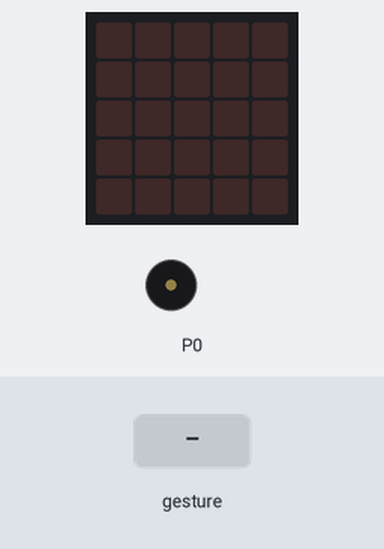
Simulated run of this program. Board: BBC micro:bit (MakeCode). Parts: the board's 5×5 LED display, buzzer (waves = sounding). The inputs (shaded band) are chosen by the test bench. Random numbers come from a fixed seed; a tilt is held for 1.5 s and a shake lasts 1 s, then the board lies face up again.

Above: at 1.2 s.
1.3 s: gesture 'shake'
At 2.3 s:
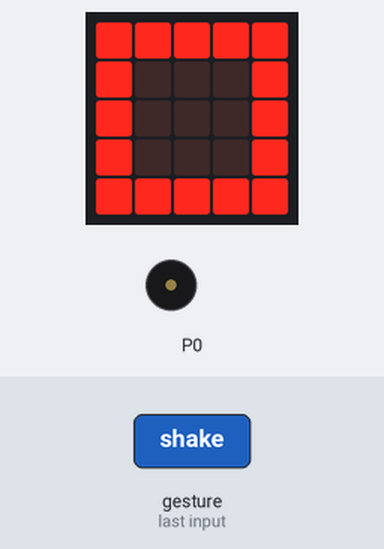
3.0 s: gesture 'shake'
At 3.92 s:
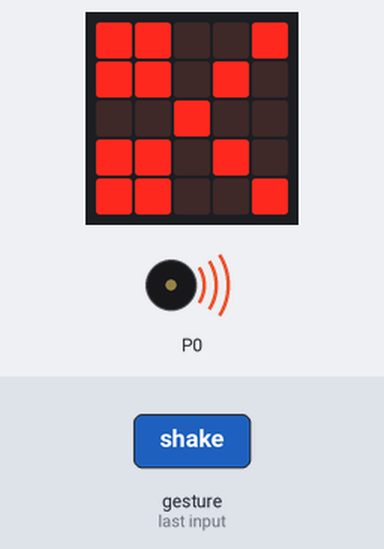
At 5.1 s:
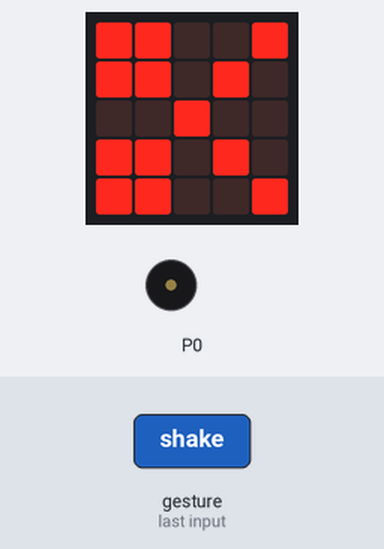
Timing chart, 0 to 6.6 s (numbered marks = the images above; inputs shaded):
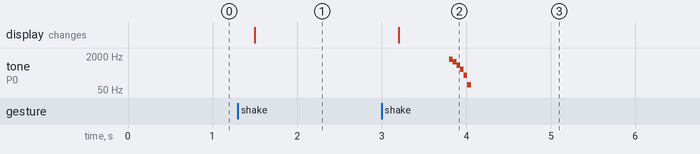

Measured:
- after the input at 1.3 s, the display: changes after 0.20 s (image 1)
- after the input at 3.0 s, tone on P0: plays 1420 Hz for 0.04 s, 1071 Hz for 0.04 s, 749 Hz for 0.04 s, 469 Hz for 0.04 s, 246 Hz for 0.04 s, 90 Hz for 0.04 s, starting after 0.80 s; the display: changes after 0.20 s (image 2)

The program:

main.ts
```typescript
let hand = 0
input.onGesture(Gesture.Shake, function on_gesture_shake() {

    hand = randint(1, 3)
    if (hand == 1) {
        basic.showIcon(IconNames.Square)
    } else if (hand == 2) {
        basic.showLeds(`
            # # # # #
            # # # # #
            # # # # #
            # # # # #
            # # # # #
            `)
        music.play(music.tonePlayable(262, music.beat(BeatFraction.Whole)), music.PlaybackMode.UntilDone)
    } else {
        basic.showIcon(IconNames.Scissors)
        music.play(music.createSoundExpression(WaveShape.Square, 1600, 1, 255, 0, 300, SoundExpressionEffect.None, InterpolationCurve.Curve), music.PlaybackMode.UntilDone)
    }

})
```

test.ts
```typescript
// aquí va el archivo "tests"; esto no se compilará cuando este paquete se utilice como una extensión.
```
